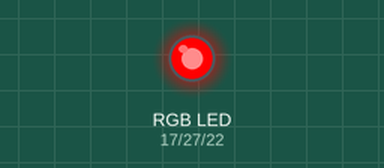
Bench run of a program on a simulated Raspberry Pi (BCM pin numbers). Parts: an RGB LED mixed from three pins (HIGH = lit).

Above: at 2.5 s.
At 7.5 s:
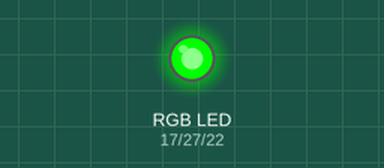
At 12.5 s:
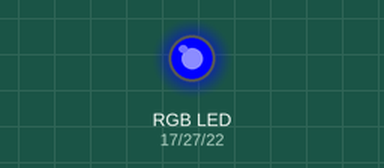
Timing chart, 0 to 19.5 s (numbered marks = the images above):
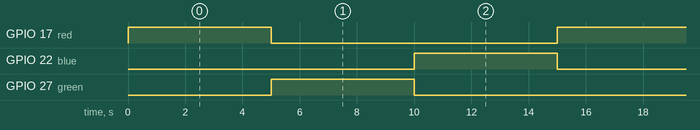

Measured:
- by itself, GPIO 17 (red), GPIO 22 (blue), GPIO 27 (green): alternates HIGH for 5.0 s and LOW for 10.0 s
- by itself, everything shown: repeats every 15.0 s, in 3 steps

The program:

rgb_blink.py
```python
import RPi.GPIO as GPIO
import time

is_run = True
red = 17
green = 27
blue = 22

GPIO.setmode(GPIO.BCM)
GPIO.setup(red ,GPIO.OUT)
GPIO.setup(green ,GPIO.OUT)
GPIO.setup(blue ,GPIO.OUT)

try:
    while True:
        GPIO.output(red, True)
        GPIO.output(blue, False)
        time.sleep(5)
        GPIO.output(red, False)
        GPIO.output(green, True)
        time.sleep(5)
        GPIO.output(green, False)
        GPIO.output(blue, True)
        time.sleep(5)

except KeyboardInterrupt:
    GPIO.cleanup
```
